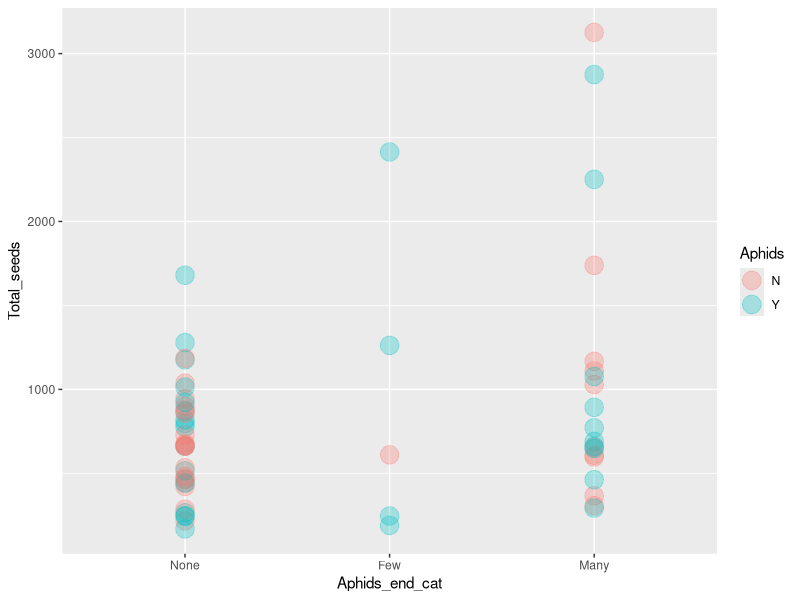
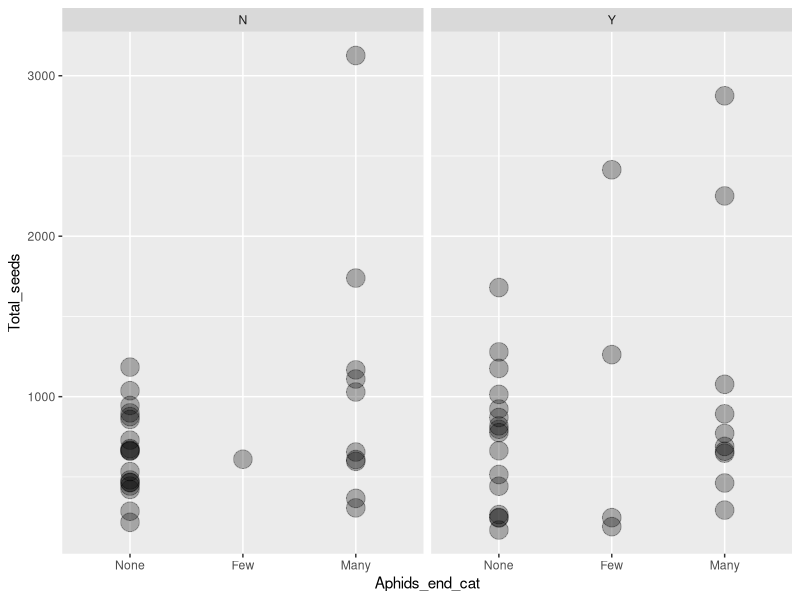
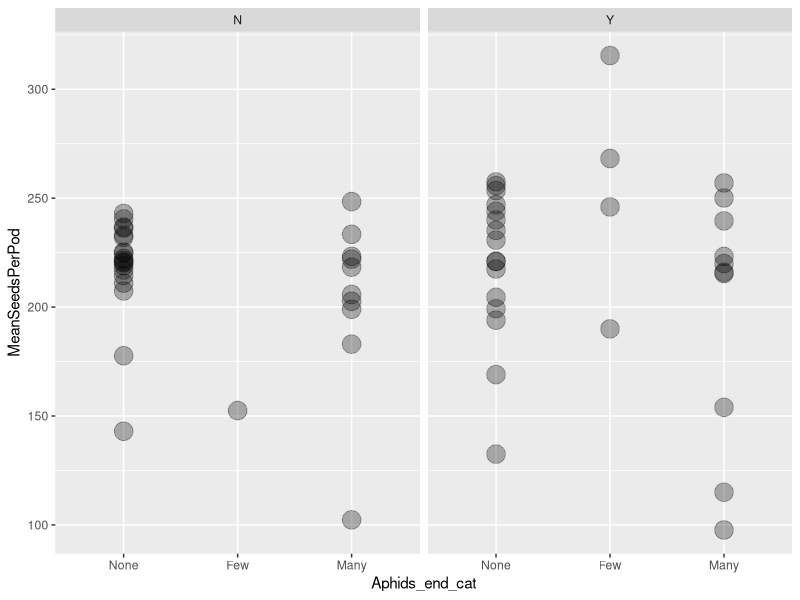
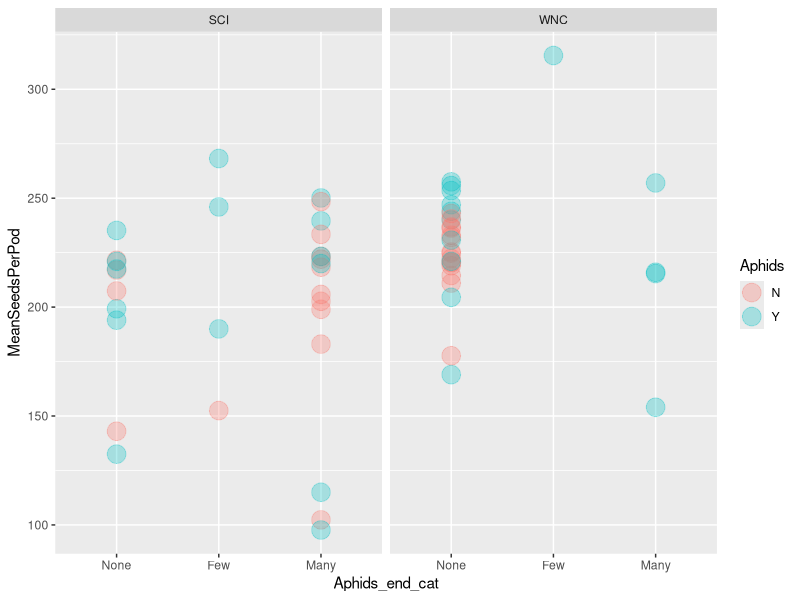
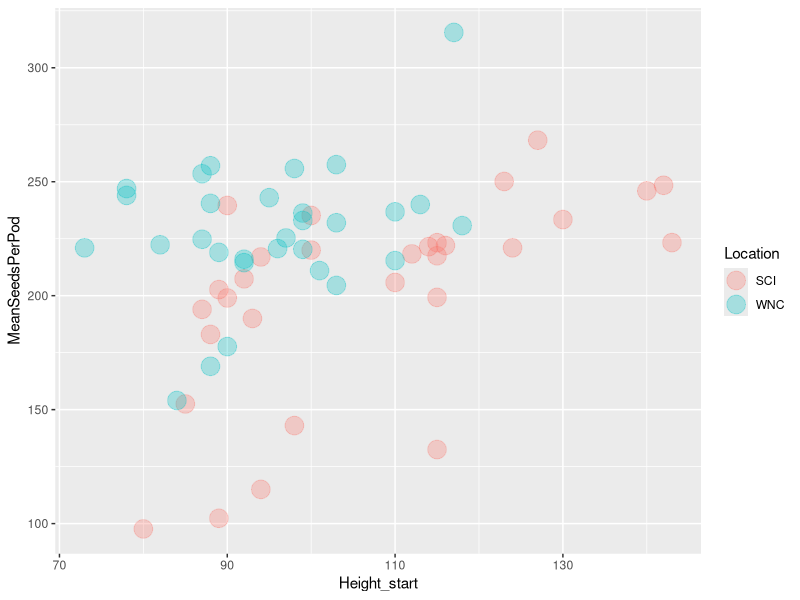
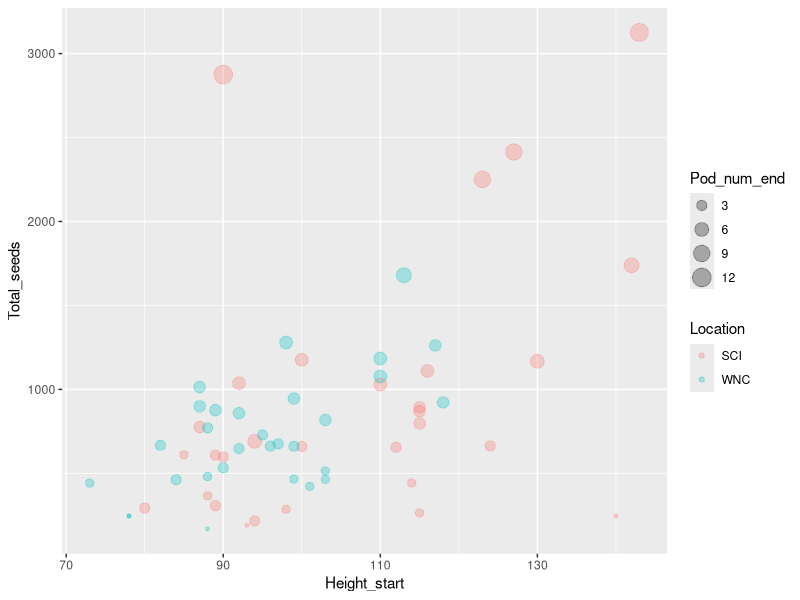
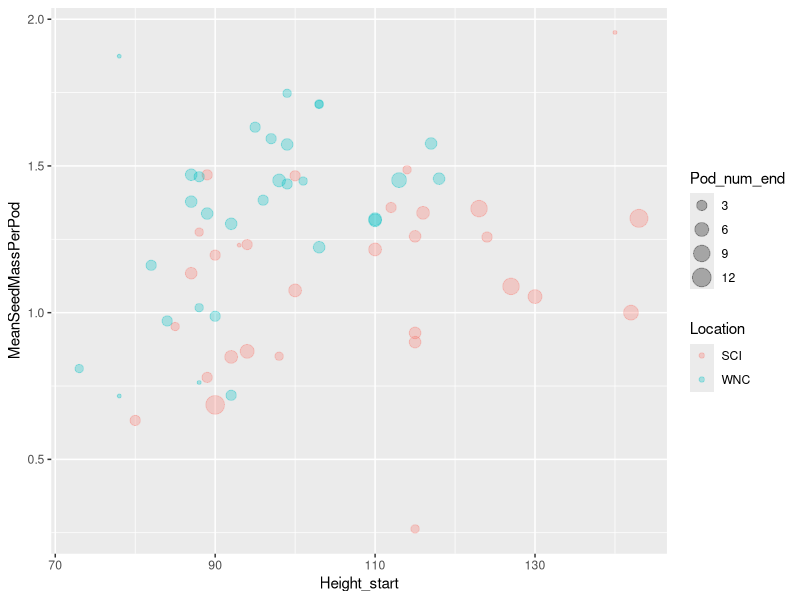
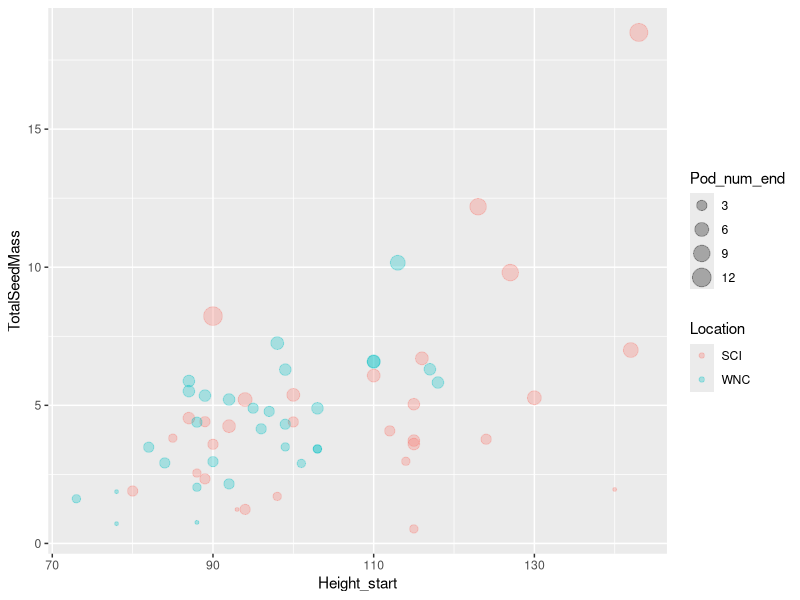

Source code (R) for these figures, in order: (Note: this script raises an error after producing the figures.)
## ---- chunk 1
library(tidyverse)
library(lme4)
library(lmerTest)
library(car)
## ---- chunk 2
#aphid data
#note this copy of the data manually fixed an error in the mean seeds per pod for plant 19 that was caused by pods 7-9 of this plant all being entered as a total count for a single pod; that may or may not have been fixed in other files
aphids <- read.csv("aphids_seeds_2022.csv")
str(aphids)
aphids$Plant <- as.factor(aphids$Plant)
aphids$Location <- as.factor(aphids$Location)
aphids$Aphids <- as.factor(aphids$Aphids)
aphids$Aphids_end <- factor(ifelse(aphids$Aphid_num_end<1,"N", "Y")) #binary y/n ending aphids
aphids <- aphids %>% mutate(Aphids_end_cat = case_when(Aphid_num_end == "0" ~ "None", between(Aphid_num_end,1,49) ~"Few", between(Aphid_num_end,50,10000) ~ "Many"))
aphids$Aphids_end_cat <- factor(aphids$Aphids_end_cat, levels = c("None", "Few", "Many"))


#seed mass
#plant 19 had an entry for total seed mass for pods 7 through 9 combined.  For here, individual values for each of pods 7 thru 9 were imputed as each being 1/3 of that total (before import)

mass <- read.csv("seedmass.csv")
mass$Plant <- as.factor(mass$Plant)

mass_by_plant <- mass %>%
  group_by(Plant) %>%
  summarize(TotalSeedMass = sum(Total_seedmass_g), MeanSeedMassPerPod = mean(Total_seedmass_g))


#join
all_data <- full_join(aphids, mass_by_plant, by = "Plant")
## ---- chunk 3
#summary table of number of plants in started with aphids y/no that ended with none/few/many

aphidcountsummary <- aphids %>%
  group_by(Aphids, Aphids_end_cat)%>%
  summarize(Count = n())
## ---- chunk 4
#total seeds for plants with and without aphids separated by whether or not they started with aphids

ggplot(aphids, aes(x = Aphids_end_cat, y = Total_seeds, color = Aphids)) + geom_point(size = 6, alpha = 0.3)
#or
ggplot(aphids, aes(x = Aphids_end_cat, y = Total_seeds)) + geom_point(size = 6, alpha = 0.3) + facet_grid(~Aphids)



#seeds per pod for plants with and without aphids separated by whether or not they started with aphids
ggplot(aphids, aes(x = Aphids_end_cat, y = MeanSeedsPerPod)) + geom_point(size = 6, alpha = 0.3) + facet_grid(~Aphids)

ggplot(aphids, aes(x = Aphids_end_cat, y = MeanSeedsPerPod, color = Aphids)) + geom_point(size = 6, alpha = 0.3) + facet_grid(~Location)



# relationship between plant height and seeds
ggplot(aphids, aes(x = Height_start, y = MeanSeedsPerPod, color = Location)) + geom_point(size = 6, alpha = 0.3)

ggplot(aphids, aes(x = Height_start, y = Total_seeds, color = Location)) + geom_point(aes(size = Pod_num_end), alpha = 0.3)


ggplot(all_data, aes(x = Height_start, y = MeanSeedMassPerPod, color = Location)) + geom_point(aes(size = Pod_num_end), alpha = 0.3)

ggplot(all_data, aes(x = Height_start, y = TotalSeedMass, color = Location)) + geom_point(aes(size = Pod_num_end), alpha = 0.3)


#total seed mass for plants with and without aphids
ggplot(all_data, aes(x = Aphids_end_cat, y = TotalSeedMass, color = Aphids)) + geom_point(size = 6, alpha = 0.3) + facet_grid(~Location)


#seed mass per pod for plants with and without aphids

ggplot(all_data, aes(x = Aphids_end_cat, y = MeanSeedMassPerPod, color = Aphids)) + geom_point(size = 6, alpha = 0.3) + facet_grid(~Location)

#Abby's edit March 27 2024
meanseeds<-ggplot(all_data, aes(x = Aphids_end, y = MeanSeedsPerPod, color = Aphids_end)) +   geom_boxplot()+
  geom_point(alpha=0.6, position=position_jitterdodge(0.2))+
  theme(axis.text.x= element_blank())+
  theme(axis.text.y= element_text(size=16))+
  theme(axis.title.x=element_blank())+
  theme(axis.title.y=element_text(size=10))+
  theme(panel.background = element_blank(), 
        panel.grid.major = element_blank(),
        panel.grid.minor = element_blank(),
        plot.background = element_blank())+  theme(legend.position="none")+
   xlab("\nAphids present?")+ylab("Mean Seeds per Pod\n")

totalseeds<-ggplot(all_data, aes(x = Aphids_end, y = TotalSeedMass, color = Aphids_end))+
  geom_boxplot()+
 geom_point(alpha=0.6, position=position_jitterdodge(0.2))+
  theme(axis.text.x= element_text(size=16))+
  theme(axis.text.y= element_text(size=16))+
  theme(axis.title.x=element_text(size=16))+
  theme(axis.title.y=element_text(size=10))+
  theme(panel.background = element_blank(), 
        panel.grid.major = element_blank(),
        panel.grid.minor = element_blank(),
        plot.background = element_blank())+  theme(legend.position="none")+
   xlab("\nAphids present?")+ylab("Total Seed Mass (g)\n")

seedcount<-ggplot(all_data, aes(x = Aphids_end, y = Total_seeds, color = Aphids_end)) + geom_boxplot()+geom_point(alpha=0.6, position=position_jitterdodge(0.2))+
  theme(axis.text.x= element_blank())+
  theme(axis.text.y= element_text(size=16))+
  theme(axis.title.x=element_blank())+
  theme(axis.title.y=element_text(size=10))+
  theme(panel.background = element_blank(), 
        panel.grid.major = element_blank(),
        panel.grid.minor = element_blank(),
        plot.background = element_blank())+  theme(legend.position="none")+
   xlab("\nAphids present?")+ylab("Total Seeds\n")

plot_grid(seedcount,meanseeds,totalseeds,ncol=1,labels=c("A","B","C"))
## ---- chunk 5
#within each ending group (aphids y v aphids n), confirm that there is no difference in total or mean seeds between starting aphids y v aphids n

starty <- aphids %>% filter(Aphids=="Y")
startn <- aphids %>% filter(Aphids=="N")

t.test(Total_seeds~Aphids_end, data = starty)
t.test(Total_seeds~Aphids_end, data = startn)

#starting status doesn't affect outcome based on ending status, so we'll just work with ending aphid status going forward



#Fixed model attempts - we probably want these
m1 <- lm(Total_seeds ~ Aphids_end + Location, data = aphids)
Anova(m1, type = "III")


m2 <- lm(MeanSeedsPerPod ~ Aphids_end + Location, data = aphids)
Anova(m2, type = "III")


m3 <- lm(TotalSeedMass ~ Aphids_end + Location, data = all_data)
Anova(m3, type = "III")


m4 <- lm(MeanSeedMassPerPod ~ Aphids_end + Location, data = all_data)
Anova(m4, type = "III")
m4 





#Mixed model attempts - probably not justified with just 2 levels in the random factor; several other issues???
mm1 <- lmerTest::lmer(Total_seeds ~ Aphids_end + (1|Location), data = aphids)
mm1
summary(mm1)
anova(mm1)

mm2 <- lmerTest::lmer(MeanSeedsPerPod ~ Aphids_end + (1|Location), data = aphids)
mm2
summary(mm2)
anova(mm2)


#separate analyses for each site, total seeds - sanity check

mSCI <- lm(Total_seeds ~ Aphids_end, data = filter(aphids, Location == "SCI"))
anova(mSCI)

mWNC <- lm(Total_seeds ~ Aphids_end, data = filter(aphids, Location == "WNC"))
anova(mWNC)
